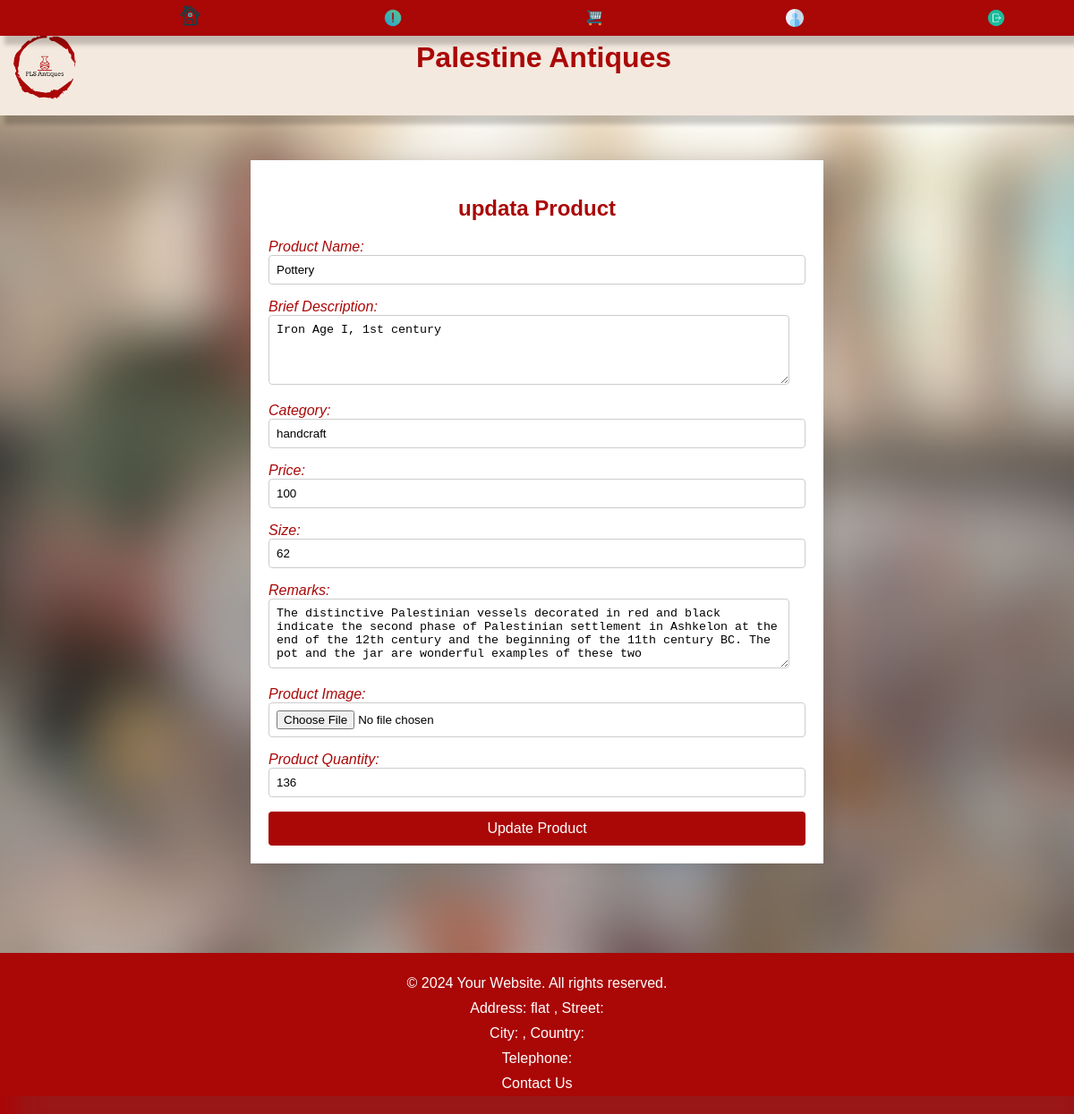
The page /update_product.php?id=0000000000 on the database its author committed.
### tables this page shows
CREATE TABLE `product` (
  `name` varchar(32) NOT NULL,
  `description` varchar(32) NOT NULL,
  `category` varchar(32) NOT NULL,
  `price` double(10,0) NOT NULL,
  `size` text NOT NULL,
  `remark` varchar(255) NOT NULL,
  `id` varchar(32) NOT NULL,
  `picture` varchar(255) NOT NULL,
  `quantity` int(32) NOT NULL
);

### update_product.php (the view, shortened to what this page needs)
<?php
include("db.php");
$id = isset($_GET['id']) ? $_GET['id'] : null;
$query = "SELECT * FROM product WHERE id = :id";
$stmt = $conn->prepare($query);
$stmt->bindParam(':id', $id);
$stmt->execute();
$product = $stmt->fetch(PDO::FETCH_ASSOC);
?>
<!DOCTYPE html>
<html lang="en">
<head>
    <link rel="stylesheet" href="styles.css">
</head>
<body>
        <?php
        include "header.php";
         ?>
        <section>
        <h2>updata Product</h2>
        <form class="form_signup" action="update_product.php?id=<?php echo $id; ?>" method="post" enctype="multipart/form-data">
        <div>
                <label for="name">Product Name:</label>
                <input type="text" id="name" name="name" value="<?php echo $product['name']; ?>" required>
                <label for="description">Brief Description:</label>
                <textarea id="description" name="description" rows="4" required><?php echo $product['description']; ?></textarea>
                <label for="category">Category:</label>
                <input type="text" id="category" name="category" value="<?php echo $product['category']; ?>" required>
                <label for="price">Price:</label>
                <input type="number" id="price" name="price" step="0.01" value="<?php echo $product['price']; ?>" required>
                <label for="size">Size:</label>
                <input type="text" id="size" name="size" value="<?php echo $product['size']; ?>" required>
                <label for="remark">Remarks:</label>
                <textarea id="remark" name="remark" rows="4"><?php echo $product['remark']; ?></textarea>
                <label for="picture">Product Image:</label>
                <input type="file" id="picture" name="picture" accept="image/*" >
                <label for="quantity">Product Quantity:</label>
                <input type="number" id="quantity" name="quantity" value="<?php echo $product['quantity']; ?>" required>
                <button class="btn_next" type="submit" name="updateProduct" id="updateProduct">Update Product</button>
            </div>
        </form>
    </section>
     <?php session_start(); include("footer.php"); ?>
</body>
</html>

### styles.css (style rules this page uses)
body { font-family: 'Arial', sans-serif; background-color: #e6e6e6; background-image: "images/backg.jpg"; margin: 0; background-image: url('images/backg.png'); background-size: cover; background-repeat: no-repeat; background-position: center; }
section { width: 80%; max-width: 600px; margin: 50px auto; background-color: #fff; padding: 20px; box-shadow: 10px 0 15px rgba(0, 0, 0, 0.1); align-items: center; }
h2 { text-align: center; color: #aa0707; }
.form_signup { display: flex; flex-direction: column; align-items: center; }
label { margin-bottom: 8px; color: #aa0707; font-style: italic; }
.form_signup input { padding: 8px; margin-bottom: 16px; border: 1px solid #ccc; border-radius: 4px; box-sizing: border-box; width: 100%; }
input[type="date"] , textarea { padding: 8px; margin-bottom: 16px; border: 1px solid #ccc; border-radius: 4px; box-sizing: border-box; width: calc(100% - 18px); }
.btn_next { width: 100% ; background-color: #aa0707; color: #fff; border: none; padding: 10px 15px; font-size: 16px; cursor: pointer; border-radius: 4px; display: block; margin: 0 auto; transition: background-color 0.3s; }

### update_product.php (style rules this page uses)
body { background-color: #f4e9df; }

### rows shown on the page
product: name "Pottery", description "Iron Age I, 1st century", category "handcraft", price "100", size "62", remark "The distinctive Palestinian vessels decorated in red and black indicate the second phase of Palestinian settlement in Ashkelon at the end of the 12th century and the beginning of the 11th century BC. The pot and the jar are wonderful examples of these two", quantity "136"
